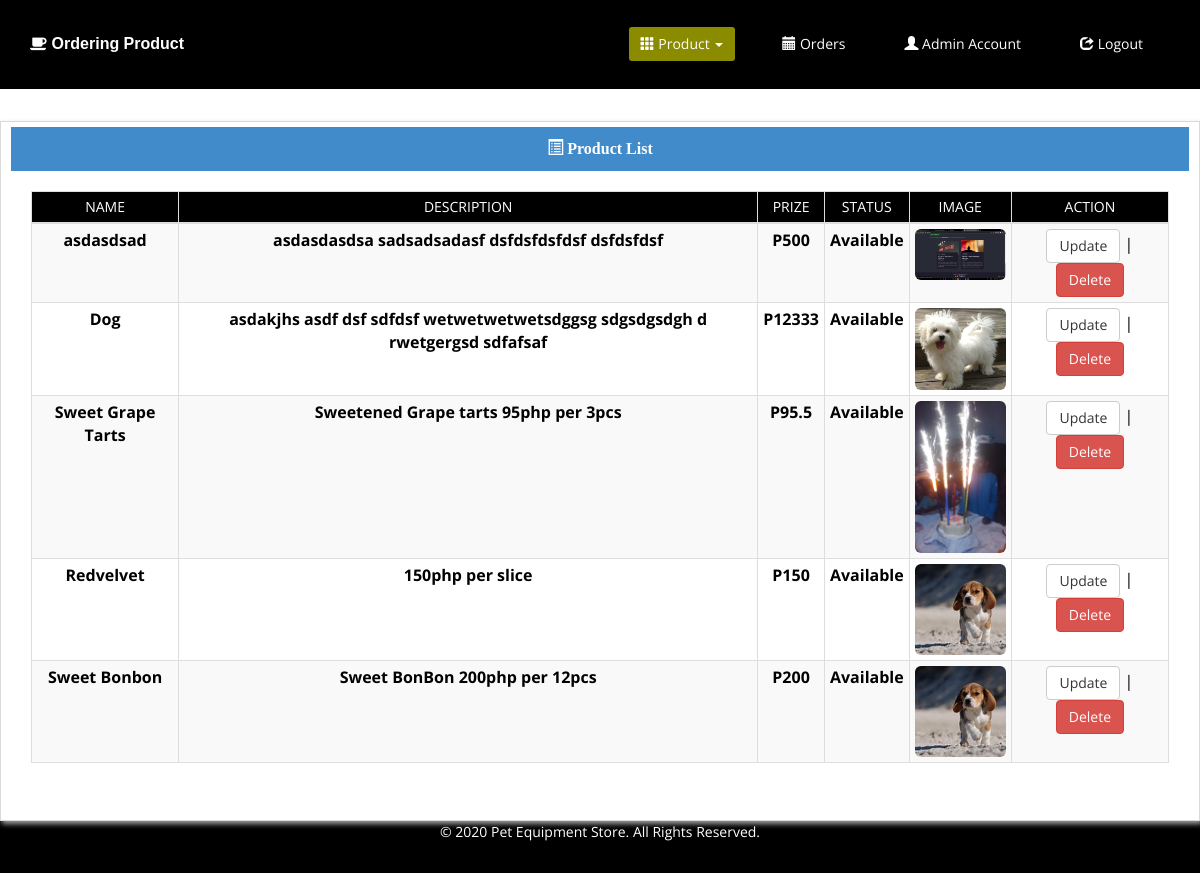
Screenshot of /update_cnp.php with the database file from the repository.
### tables this page shows
CREATE TABLE IF NOT EXISTS `tblcnp` (
  `id` int(11) NOT NULL AUTO_INCREMENT,
  `name` varchar(50) DEFAULT NULL,
  `prize` float DEFAULT NULL,
  `description` varchar(250) DEFAULT NULL,
  `image` varchar(250) DEFAULT NULL,
  `status` varchar(50) DEFAULT NULL,
  PRIMARY KEY (`id`)
);

### includes/updateavailables.php (the view, shortened to what this page needs)
            <div class="col-md-12" style="background-color:#fff; border: solid #D9D9D9 1px; padding: 10px; padding-top: 5px; box-shadow: #9F9F9F 2px 3px 5px; margin-top: 10px; height:700px;">
        <div class="panel panel-primary">
            <div class="panel-heading panel-title text-center wow fadeInDown">
                <span style="font-weight:bold; font-family:verdana;"><i class="glyphicon glyphicon-list-alt"></i> Product List</span>
            </div>
            <div class="panel-body" style="background-color:#fff;">
              <table class="table table-responsive table-hover table-bordered table-condensed table-striped wow fadeInDown" width="100%">
              	<thead>
                	<tr style="background-color:#000; color:#FFF;">
                    	<td style="text-align:center; width:auto;" class="wow fadeInDown">NAME</td>
                        <td style="text-align:center; width:auto;" class="wow fadeInDown">DESCRIPTION</td>
                        <td style="text-align:center; width:auto;" class="wow fadeInDown">PRIZE</td>
                        <td style="text-align:center; width:auto;" class="wow fadeInDown">STATUS</td>
                        <td style="text-align:center; width:auto;" class="wow fadeInDown">IMAGE</td>
                        <td style="text-align:center; width:auto;" class="wow fadeInDown">ACTION</td>
                    </tr>
                    <tbody>
                    <?php include('includes/dbconn.php');
					$sql = ("SELECT *  FROM tblcnp order by id DESC") or die (mysqli_error());
                    $result=mysqli_query($con, $sql);
					if(mysqli_num_rows($result)>0){
						while($row = mysqli_fetch_assoc($result)){
							$id = $row['id'];
							$image = $row['image'];?>
                    	<tr style="font-size:16px; cursor:pointer;">
                        	<td class="wow fadeInDown"> <center><strong><?php echo $row['name'];?></strong></center></td>
                            <td class="wow fadeInDown"> <center><strong><?php echo $row['description'];?></strong></center></td>
                            <td class="wow fadeInDown"> <center><strong><?php echo 'P'.$row['prize'];?></strong></center></td>
                            <td class="wow fadeInDown"> <center><strong><?php echo $row['status'];?></strong></center></td>
                            <td class="wow fadeInDown"> <center><img src="<?php echo $row['image'];?>" width="100px;" class="img-responsive img-rounded" /></center></td>
                            <td class="wow fadeInDown"><center><a href="#updateModal<?php echo $id;?>" data-toggle="modal" data-target="#updateModal<?php echo $id;?>" class="btn btn-default">Update</a> | <a href="#deleteModal<?php echo $id;?>" data-toggle="modal" data-target="#deleteModal<?php echo $id;?>" class="btn btn-danger"> Delete</a></center></td>
                        </tr>
                        <?php }}?>
                    </tbody>
                </thead>
              </table>
        </div>
    </div>
</div>

### css/main.css (style rules this page uses)
body { background: #fff; font-family: 'Open Sans', sans-serif; color:#000; line-height: 22px; }
a { color: #000; -webkit-transition: color 300ms, background-color 300ms; -moz-transition: color 300ms, background-color 300ms; -o-transition: color 300ms, background-color 300ms; transition: color 300ms, background-color 300ms; }
.panel-default>.panel-heading, .panel { background-color: #e6e6e6; border:0 none; box-shadow:none; }
.panel-body { padding: 20px 20px 10px; }
.panel-heading { border-radius: 0; }
table { width:100%; }

### rows the page displays
tblcnp: name "asdasdsad", description "asdasdasdsa sadsadsadasf dsfdsfdsfdsf dsfdsfdsf", prize "500", status "Available", image (picture)
tblcnp: name "Dog", description "asdakjhs asdf dsf sdfdsf wetwetwetwetsdggsg sdgsdgsdgh d rwetgergsd sdfafsaf", prize "12333", status "Available", image (picture)
tblcnp: name "Sweet Grape Tarts", description "Sweetened Grape tarts 95php per 3pcs", prize "95.5", status "Available", image (picture)
tblcnp: name "Redvelvet", description "150php per slice", prize "150", status "Available", image (picture)
tblcnp: name "Sweet Bonbon", description "Sweet BonBon 200php per 12pcs", prize "200", status "Available", image (picture)
